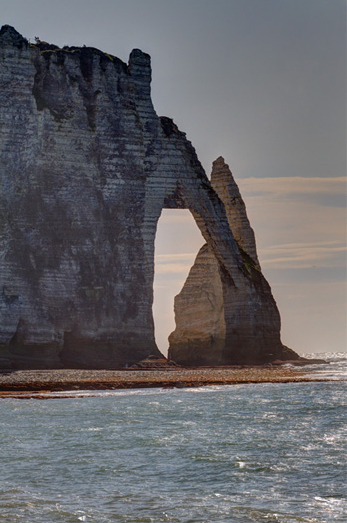
#> input picture Figuras/con.jpg, 347 x 523 px
$ jupyter execute Unidad12.0.ipynb
#> lines starting #> are read from the running program, lines starting #| are printed output that depends on the picture
 # SciPy

 + Scipy es una biblioteca de código abierto con herramientas y algoritmos matemáticos que nació a partir de la colección original de Travis Oliphant y que consistía en módulos de extensión para Python.

 + Es una extensión de *NumPy*.

 + Scipy contiene módulos para optimización, álgebra lineal, integración, interpolación, funciones especiales, FFT, procesamiento de señales e imagen, resolución de EDOs y otras problemas relacionadas con la ciencia e ingeniería.

 + Está dirigida al mismo tipo de usuarios que los de aplicaciones como MATLAB, GNU Octave, y Scilab.

 + Cada subpaquete necesita ser importado separadamente.

Importación:

<span style="color:limegreen">from scipy import linalg, optimize</span>

Esta Biblioteca (<span style="color:orange">paquete</span>) esta organizada por subpaquetes donde cada uno esta enfocado a un tema de cálculos específicos:

*Descripción* | *Nombre*
---|---
Contantes matemáticas y físicas | constants
Algebra lineal | linalg
Procesamiento de señales | signal
Funciones estadísticas y Distribuciones | stats
Funciones especiales | special
Integración y solución de ecuaciones diferenciales ordinarias | integrate
Herramientas de interpolación | interpolate
Herramientas de optimización | optimize
Algortimos de Transformada Rápida de Fourier | fftpack
Entrada y salida de datos | io
Matrices sparse | sparse
Vector Quantization / Kmeans | cluster
Algoritmos de Clasificación | cluster
Regresión ortogonal de distancias | odr

[SciPy](https://docs.scipy.org/doc/scipy/)
<br>
[SciPy - Subpaquetes](https://docs.scipy.org/doc/scipy/reference/)

# Calcular los Mínimos de una Función Escalar en un Intervalo

Suponga se desean calcular los mínimos de la función:

$$
y = -\cos \left(\frac{a\pi x}{b}\right) + c x^d
$$

Para esto se deben importar las bibliotecas y utilizar la función <span style="color:limegreen">fminbound()</span> que permite calcular los mínimos de una función.

[cell 1]
# Ejemplo SciPy 1
import numpy as np # Importamos numpy con el alias np
import scipy as sp # Importamos scipy con el alias sp
import matplotlib.pyplot as plt
# Importamos fmindbound desde scipy.optimize
from scipy.optimize import fminbound

ver: [SciPy - Optimize - fminbound](https://docs.scipy.org/doc/scipy/reference/generated/scipy.optimize.fminbound.html#scipy.optimize.fminbound) Minimización Acotada para Funciones Escalares

[cell 2]
# Se define la funcion
def mi_funcion(x, a, b, c, d):
    y = -np.cos(a * np.pi * x / b) + c * x**d
    return y

# Definimos los coeficientes a, b, c, d
a = 2
b = 0.5
c = 0.05
d = 2

# Definimos el intervalo de busqueda del minimo
x1 = 0.2
x2 = 0.6
xt = np.arange(0, 1, .01)
yt = -np.cos(a * np.pi * xt / b) + c * xt**d

[cell 3]
# Calculamos el minimo local de la funcion entre x1 y x2
x_minimo = fminbound(mi_funcion, x1, x2, args = (a,b,c,d))
ysol = mi_funcion(x_minimo, a, b, c, d)

[cell 4]
# Presentamos la grafica y en pantalla el resultado
print (f'El minimo esta en x = {x_minimo:.3f}, y = {ysol:.3f}')

plt.plot(xt, yt)
plt.plot(x_minimo, ysol, 'X')
plt.axvline(x = .2, color = 'r', linestyle=":")
plt.axvline(x = .6, color = 'g', linestyle=':')
plt.grid()
#> figure, not shown here; curve peaks at x = 0.75, y = 1.03

# Ajuste de una Función

Caso real:

> Un supermercado tiene unas previsiones de venta de pescado durante las primeras 5 horas que está abierto al público y estas vienen determinadas por la siguiente función:

$$
ventas = a e^{\left(\frac{b x^2}{2 d^2}\right)} + c x
$$

El objetivo es mejorar las ventas a partir de los coeficientes desconocidos ``a``, ``b``, ``c``  y ``d``.

[cell 5]
# Ejemplo SciPy 2
import numpy as np # Importamos numpy como el alias np
import scipy as sp # Importamos scipy como el alias sp
from scipy.optimize import curve_fit # Importamos curve_fit de scipy.optimize
import scipy as sp # Importamos scipy como el alias sp
import matplotlib.pyplot as plt # Importamos matplotlib.pyplot como el alias plt.

def mi_funcion(x, a, b, c, d):
  return a * np.exp(-b * x**2 /(2 * d**2)) + c * x

x = np.linspace(0, 5,40)
y = mi_funcion(x, 2.5, 1.3, 0.5,1)

[cell 6]
# Añadimos ruido
def ruido(x,y,k):
  yn = y + k * np.random.normal(size = len(x))
  return yn

yn = ruido(x, y, .075)

[cell 7]
# Ajustamos los datos experimentales a nuestra funcion y los almacenamos
coeficientes_optimizados, covarianza_estimada = curve_fit(mi_funcion, x, yn)

# Mostramos los coeficientes calculados
print ("Coeficientes optimizados:", coeficientes_optimizados)
print ("Covarianza estimada:\n", covarianza_estimada)

[cell 8]
# Creamos la figura
plt.figure()

# Origen de datos
# plt.plot(x, y, 'gp', markersize=3, label='Origen')
# Dibujamos los datos ruido
plt.plot(x,yn,'ro', label = 'Experimental')
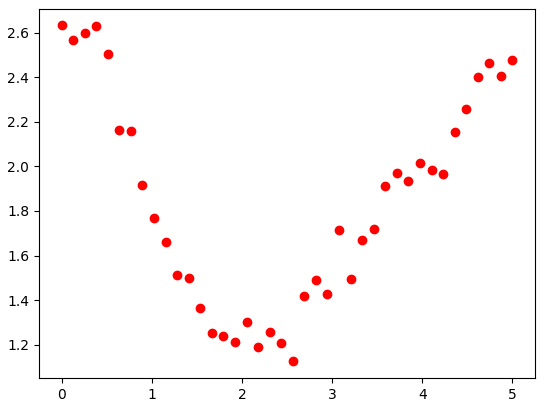
#> figure drawn by matplotlib, 1 panel; curve peaks at x = 0, y = 2.63

[cell 9]
# mantenemos la figura
# plt.hold(True)
results=mi_funcion(x,coeficientes_optimizados[0],coeficientes_optimizados[1],coeficientes_optimizados[2], coeficientes_optimizados[3])

plt.plot(x,results, label = 'Ajuste')
plt.legend()
plt.xlabel('Tiempo (h)')
plt.ylabel('Ventas del supermercado en pescado x100 ($)')

plt.show()
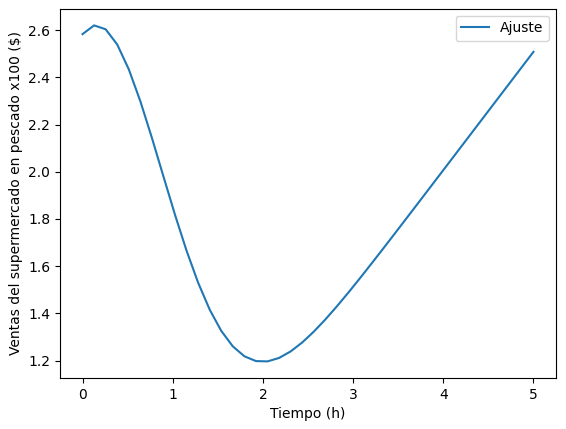
#> figure drawn by matplotlib, 1 panel; curve peaks at x = 0.128, y = 2.62

# Calculo de Integrales

Suponemos que se desea calcular la integral de:

$$
y = e^{-x}
$$

[cell 10]
# Ejemplo SciPy 3
import scipy as sp
from scipy import integrate
import numpy as np

def integral_1(limite_inferior, limite_superior):
    exponencial_decreciente = lambda x: np.exp(-x)
    # Los devuelvo
    return integrate.quad(exponencial_decreciente ,limite_inferior,limite_superior)

limite_inferior = 0
limite_superior = np.inf
resultado, error = integral_1(limite_inferior, limite_superior)
print (f'La integral entre {limite_inferior:.2f} e {limite_superior:.2f} es:\
    \nIntegral: {resultado}\nError Absoluto Estimado: {error}')

# Interpolación

Se interpola a partir de datos experimentales.

[cell 11]
# Ejemplo SciPy 4
import scipy as sp
from scipy import interpolate
import numpy as np
import matplotlib.pyplot as plt

#array
x = np.linspace(0,3,10)

# generamos datos experimentales de ejemplo)
y = np.exp(-x/3.0)

# Interpolacion
interpolacion = interpolate.interp1d(x, y)

[cell 12]
# array con mas puntos en el mismo intervalo
x2 = np.linspace(0,3,1000)

# Evaluamos x2 en la interpolacion
y2 = interpolacion(x2)

[cell 13]
plt.figure
plt.plot(x, y, 'ok')
plt.plot(x2, y2, '-c')
plt.legend(('Datos Conocidos', 'Datos Experimentales Interpolados'))

plt.show()
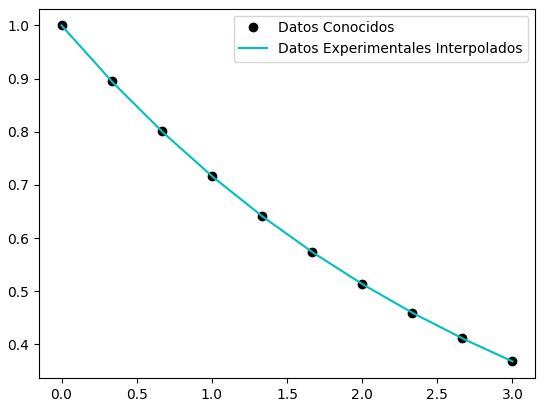
#> figure drawn by matplotlib, 1 panel; curve peaks at x = 0, y = 1; curve peaks at x = 0, y = 1

# Cálculo de Raices de un Polinomio

Dado el siguiente polinomio:

$$
p(x) = 4.3 x^3 + 9 x^2 + 0.6 x - 1
$$

Se desea calcular las raices.

[cell 14]
# Ejemplo SciPy 5
import numpy as np
import matplotlib.pyplot as plt

# Creamos un polinomio
polinomio = [4.3,9,.6,-1] # polinomio = 4.3 x^3 + 9 x^2 + 0.6 x - 1
# array
x = np.arange(-4,2,.05)
# Evaluamos el polinomio en x mediante polyval.
y = np.polyval(polinomio,x)

[cell 15]
# Calculamos las raices del polinomio
raices = np.roots(polinomio)

# Evaluamos el polinomio en las raices
s = np.polyval(polinomio,raices)

# Las presentamos en pantalla
print (f'Las raices son {raices[0]:.2f}, {raices[1]:.2f}, {raices[2]:.2f}')

[cell 16]
# Creamos la figura
plt.figure

# Dibujamos
plt.plot(x, y, '-', label = 'y(x)')

# Dibujamos en la figura anterior
#plt.hold('on')

# Dibujamos
plt.plot(raices.real, s.real, 'ro', label = 'Raices')

# Etiquetas
plt.xlabel('x')
plt.ylabel('y')
plt.title('Raices de un polinomio de x^3')

# Leyenda
plt.legend()

# Grilla
plt.grid()

# Mostramos la figura en pantalla
plt.show()
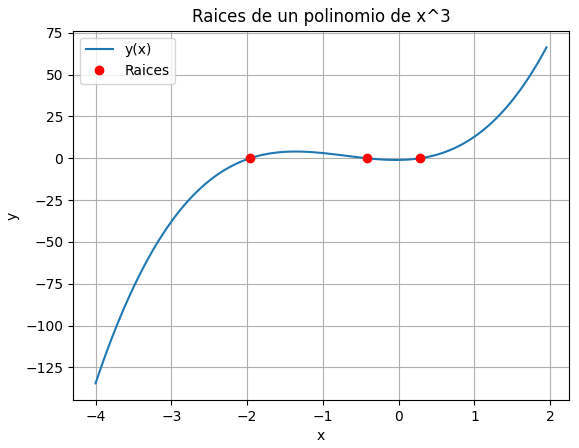
#> figure drawn by matplotlib, 1 panel; curve peaks at x = 1.95, y = 66.28

# Algebra Lineal

Este subpaquete nos ayuda a resolver los problemas relacionados con las ecuaciones lineales y su representación utilizando espacios vectoriales y matrices.

Está basado en las bibliotecas ATLAS (Automatically Tuned Linear Algebra Software), LAPACK (Linear Algebra Package) y BLAS (Basic Linear Algebra Subprograms). Por lo tanto, su velocidad de cálculo es más rápida.

Podemos importarlo escribiendo:

<span style="color:limegreen">from scipy import linalg</span>

## Resolviendo un Sistema de Ecuaciones Lineales

Dado el sistema:

\begin{align*}
2 x + y &= 5\\
4 y - 5 x &= 7
\end{align*}

Su solución es se encuentra usando el método <span style="color:magenta">solve()</span>:

[cell 17]
# Ejemplo: SciPy 6
import numpy as np
from scipy import linalg

# Crea el arreglo de entrada
a = np.array([[2, 1], [4, -5]])

# Crea el arreglo solución
b = np.array([[5], [7]])

# Solución: encuentra x e y que satisface el sistema
x = linalg.solve(a, b)

# Muestra los resultados
print(x)

# Verifica los resultados
print("\n Verificando resultados.")
print(a.dot(x) - b)

## Determinante de una Matriz

Se crea una matriz *cuadrada* y luego se utiliza el método <span style="color:magenta">det()</span>.

[cell 18]
# Ejemplo: SciPy 7
from scipy import linalg
import numpy as np

# Crea la matriz cuadrada
mat = np.array([[1, 2, 3], [3, 4, 5], [7, 8, 6]])

# Calcula el determinante
x = linalg.det(mat)

# Muestra el resultado
print(f'Matriz\n{mat}')
print(f'\nDeterminante de la matriz: {x}')

## Inversa de una Matriz

Se utiliza el método <span style="color:magenta">inv()</span> para calcular la inversa de una matriz.

[cell 19]
# Ejemplo: SciPy 8
from scipy import linalg
import numpy as np

# Crea la matriz cuadrada
mat = np.array([[1, 2, 3], [3, 4, 5], [7, 8, 6]])

# Calculo de la Inversa
mat2 = linalg.inv(mat)

# Resultado
print(f'Matriz original: \n{mat}')
print(f'\nInversa: \n{mat2}')

# Verificación
i = np.dot(mat, mat2)

print('\nVerificación:\n',i)

## Descomposición de Valor Singular (SVD)

Se usa el método <span style="color:magenta">svd()</span> para descomponer una matriz en 2 matrices ortonormales y una matriz diagonal.

>La descomposición de valor singular (Singular Value Decomposition o SVD, en inglés) es una técnica fundamental en el análisis numérico y la reducción de dimensionalidad.

>Las aplicaciones de SVD son variadas y van desde la compresión de imágenes y reducción de ruido en señales hasta el análisis de componentes principales (PCA), recomendación de sistemas, procesamiento de lenguaje natural, y mucho más.

[cell 20]
# Ejemplo: SciPy 9
from scipy import linalg
import numpy as np

# Crea la matriz
mat = np.array([[1, 4], [9, 3]])

# Realiza la descomposición generando una tupla
mat2 = linalg.svd(mat)

# Muestra los resultados
print(mat2)

## Descomposición LU

Se puede descomponer una matriz en dos matrices, una triangular superior y la otra triangular inferior.

[cell 21]
# Ejemplo: SciPy 10
from scipy import linalg
import numpy as np

# Crea la matriz
mat = np.array([[1, 4], [9, 3]])

# Realiza la descomposición generando una tupla
P, L, U = linalg.lu(mat)

# Muestra los resultados de manera más clara
print("Matriz A:")
print(mat)
print("\nMatriz L:")
print(L)
print("\nMatriz U:")
print(U)
print("\nMatriz P:")
print(P)

## Autovalores y Autovectores

Se pueden encontrar los autovalores y los autovectores de una matriz con el método <span style="color:magenta">eig()</span>.

[cell 22]
# Ejemplo: SciPy 11
from scipy import linalg
import numpy as np

# Crea la matriz
mat = np.array([[3, 2, 7], [1, 3, 0], [4, 6, 8]])

# Realiza la descomposición generando una tupla
vals, vects = linalg.eig(mat)

# Muestra los resultados
print('Autovalores: ', vals)
print('Autovectores:\n', vects)

# Integración

Este subpaquete contiene varios métodos que nos permiten resolver diferentes tipos de integrales que van desde la integral simple a la integral trapezoidal.

Podemos ver estas diversas funciones y sus propiedades utilizando la función <span style="color:magenta">help()</span> dando <span style="color:magenta">'integrate'</span> como argumento.

Podemos importar este subpaquete escribiendo la siguiente sentencia.

<span style="color:limegreen">from scipy import integrate</span>

## Integral Simple

la función <span style="color:magenta">quad()</span> permite calcular la integral.

en este caso la función <span style="color:magenta">f</span> es la que se necesita integrar.

[cell 23]
# Ejemplo: SciPy 12
from scipy import integrate
import numpy as np

# define la función a integrar
f = lambda x: x**3

# Calcula la integral en el intervalo 0, 1
integ = integrate.quad(f, 0, 1)

# Muestra el resultado (valor integral, error)
print('El valor de la integral es ', integ)

## Integral Doble

se utiliza <span style="color:magenta">dblquad(func, a, b, gfun, hfun)</span>.

[cell 24]
# Ejemplo: SciPy 13
from scipy import integrate
import numpy as np

# define las funciones
func = lambda x, y : x**y
gfunc = lambda x : x
hfunc = lambda y : y**2

# Calcula la integral en el intervalo 0, 1
integ = integrate.dblquad(func, 0, 0.5, gfunc, hfunc)

# Muestra el resultado (valor integral, error)
print('El valor de la integral doble es ', integ)

# Transformada de Fourier

La transformada de Fourier es la forma de representar una señal en forma de suma de sus componentes periódicos. Básicamente, convierte la señal del dominio temporal o espacial al dominio de la frecuencia. Es posible recuperar la señal original a partir de la señal transformada.

Podemos utilizar el método <span style="color:magenta">fft()</span> para convertir al dominio de la frecuencia e <span style="color:magenta">ifft()</span> para volver al dominio temporal o espacial.

El método <span style="color:magenta">fftfreq()</span> genera las muestras en el dominio de la frecuencia.

[cell 25]
# Ejemplo: SciPy 14
from matplotlib import pyplot as plt
import numpy as np
from scipy.fftpack import fft, ifft,fftfreq

# Frecuencia en Hertz
f  = 10

# Frecuencia de Muestreo
sr = 100

# Senial Sinusoidal
t = np.linspace(0, 2, 2 * sr, endpoint = False )
senial= np.sin(f * 2 * np.pi * t)

# Calcula la fft
senial_fft = fft(senial)

# Calcula la inversa de la fft
senial_ifft = ifft(senial_fft)

[cell 26]
# Dibuja las seniales
fig=plt.figure()

plt.plot(t, senial)
plt.xlabel('Tiempo')
plt.ylabel('Amplitud')
plt.title("Señal Original")

fig=plt.figure()

frecuencia = fftfreq(len(senial_fft)) * sr
plt.stem(frecuencia, np.abs(senial_fft))

plt.xlabel('Frecuencia')
plt.ylabel('Magnitud')
plt.title("Espectro de Frecuencia de la señal")

fig=plt.figure()
plt.plot(t, senial_ifft)
plt.xlabel('Tiempo')
plt.ylabel('Amplitud')
plt.title("Señal Sinusoidal Convertida")
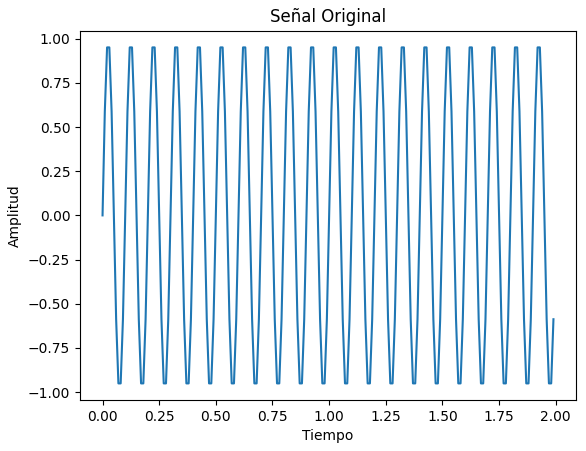
#> figure drawn by matplotlib, 1 panel; curve peaks at x = 1.93, y = 0.951
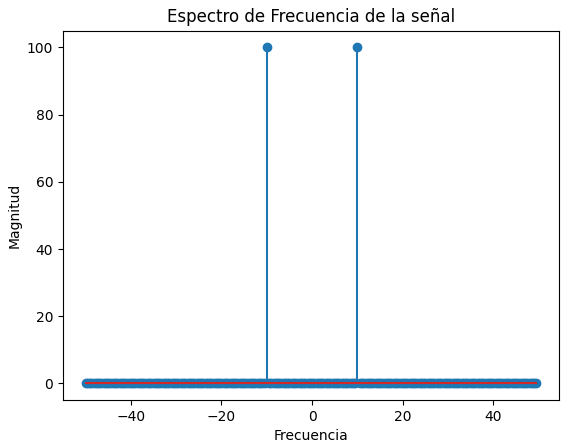
#> figure drawn by matplotlib, 1 panel
#> figure, not shown here; curve peaks at x = 1.93, y = 0.951

# Procesamiento de Señales

El procesamiento de señales implica generar, analizar y modificar diversas señales como sonido, imagen, etc. Este subpaquete de SciPy se puede utilizar para realizar diferentes operaciones como diseñar, filtrar e interpolar datos unidimensionales y bidimensionales.

## Procesamiento de una Imagen

El procesamiento de una imagen utiliza el paquete denominado *ndimage* para ejecutar diferentes operaciones sobre las imagenes.

Estas incluyen:

+ Manipulación básica de imagenes como recorter, rotar, etc.

+ Operaciones de filtrado de imagenes.

+ Segmentación de imagenes.

+ Clasificación de imagenes.

+ Extracción de Características.

+ Procesos de registración.

+ Etc.

[cell 27]
# Ejemplo: SciPy 15
from scipy import datasets, ndimage
import matplotlib.pyplot as plt

# Lee la imagen
img = plt.imread('./Figuras/con.jpg')
#> img is the input picture: shape (523, 347, 3); mean R, G, B 102.6, 101.2, 104.7

# Rota la imagen
rotate_img = ndimage.rotate(img, 90)
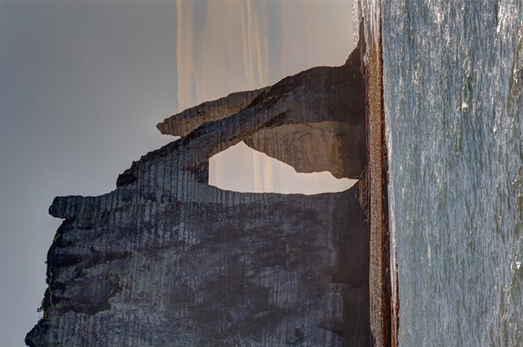
#> rotate_img: shape (347, 523, 3); mean R, G, B 102.6, 101.2, 104.7

# Aplica un filtro Gausiano
imagen_filtro_gausiano = ndimage.gaussian_filter(img, sigma=5)
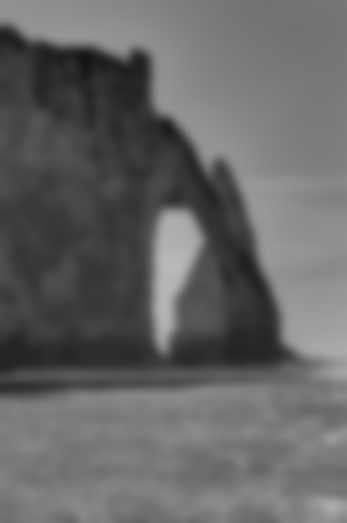
#> imagen_filtro_gausiano: shape (523, 347, 3); mean R, G, B 101.3, 101.5, 101.4

# Aplica un filtro de Mediana
imagen_filtro_mediana = ndimage.median_filter(img, size=9)
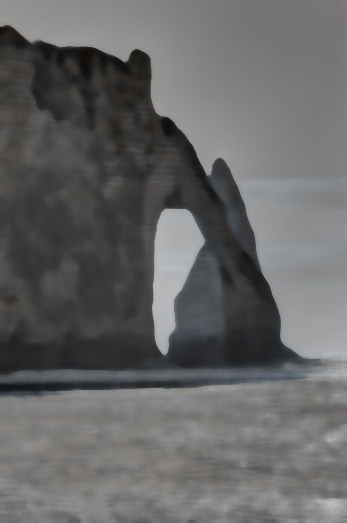
#> imagen_filtro_mediana: shape (523, 347, 3); mean R, G, B 102.2, 101.9, 101.8

# Aplica un filtro de Sobel
imagen_filtro_sobel = ndimage.sobel(img)
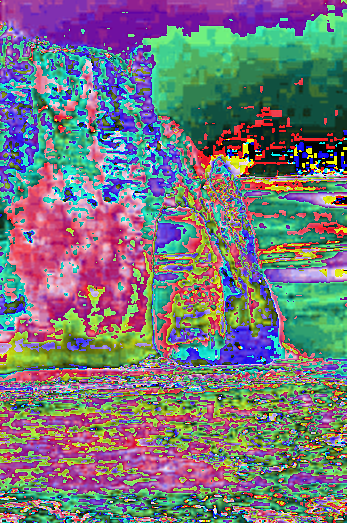
#> imagen_filtro_sobel: shape (523, 347, 3); mean R, G, B 117.2, 118.5, 123.6

[cell 28]
# Muestra la imagen original y la imagen rotada
fig=plt.figure()
plt.imshow(img)
fig=plt.figure()
plt.imshow(rotate_img)

figure, axis = plt.subplots(2, 2)

# original image
axis[0, 0].imshow(img)
axis[0, 0].set_title("Imagen Original")
axis[0, 0].axis('off')

# gaussian filter
axis[0, 1].imshow(imagen_filtro_gausiano)
axis[0, 1].set_title("Imagen Filtrada: Gaussiano")
axis[0, 1].axis('off')

# median filter
axis[1, 0].imshow(imagen_filtro_mediana)
axis[1, 0].set_title("Imagen Filtrada: Mediana")
axis[1, 0].axis('off')

# sobel filter
axis[1, 1].imshow(imagen_filtro_sobel)
axis[1, 1].set_title("Imagen Filtrada: Sobel")
axis[1, 1].axis('off')

plt.show()
